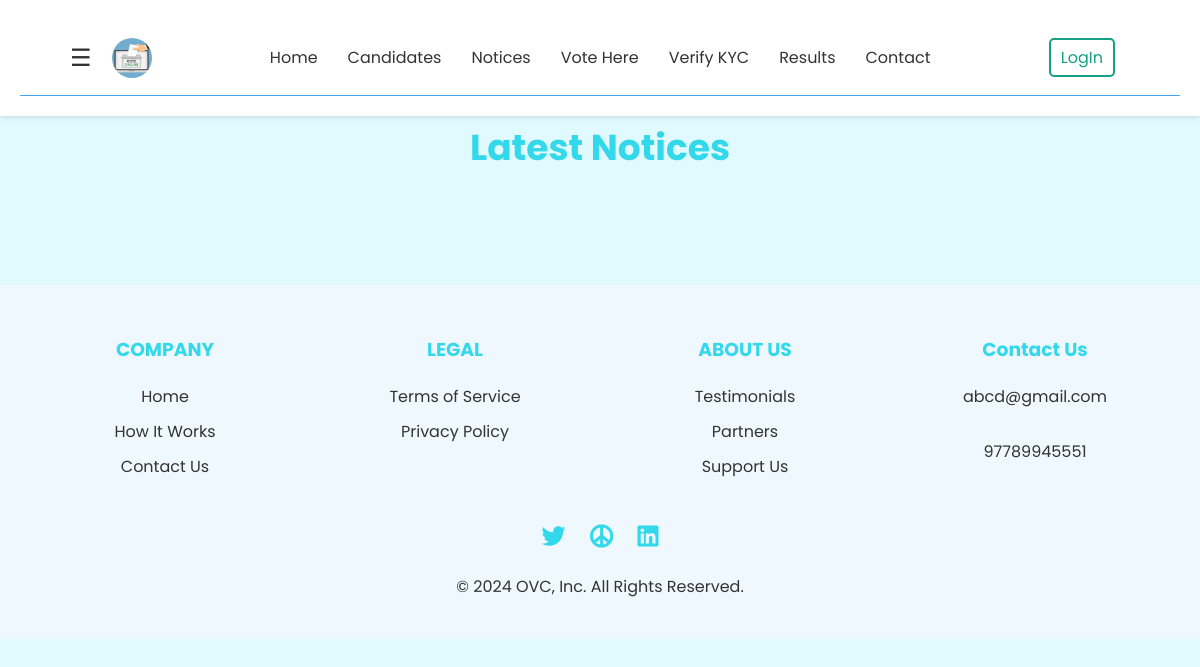
Before: /notices/ (signed in) with the older database file.
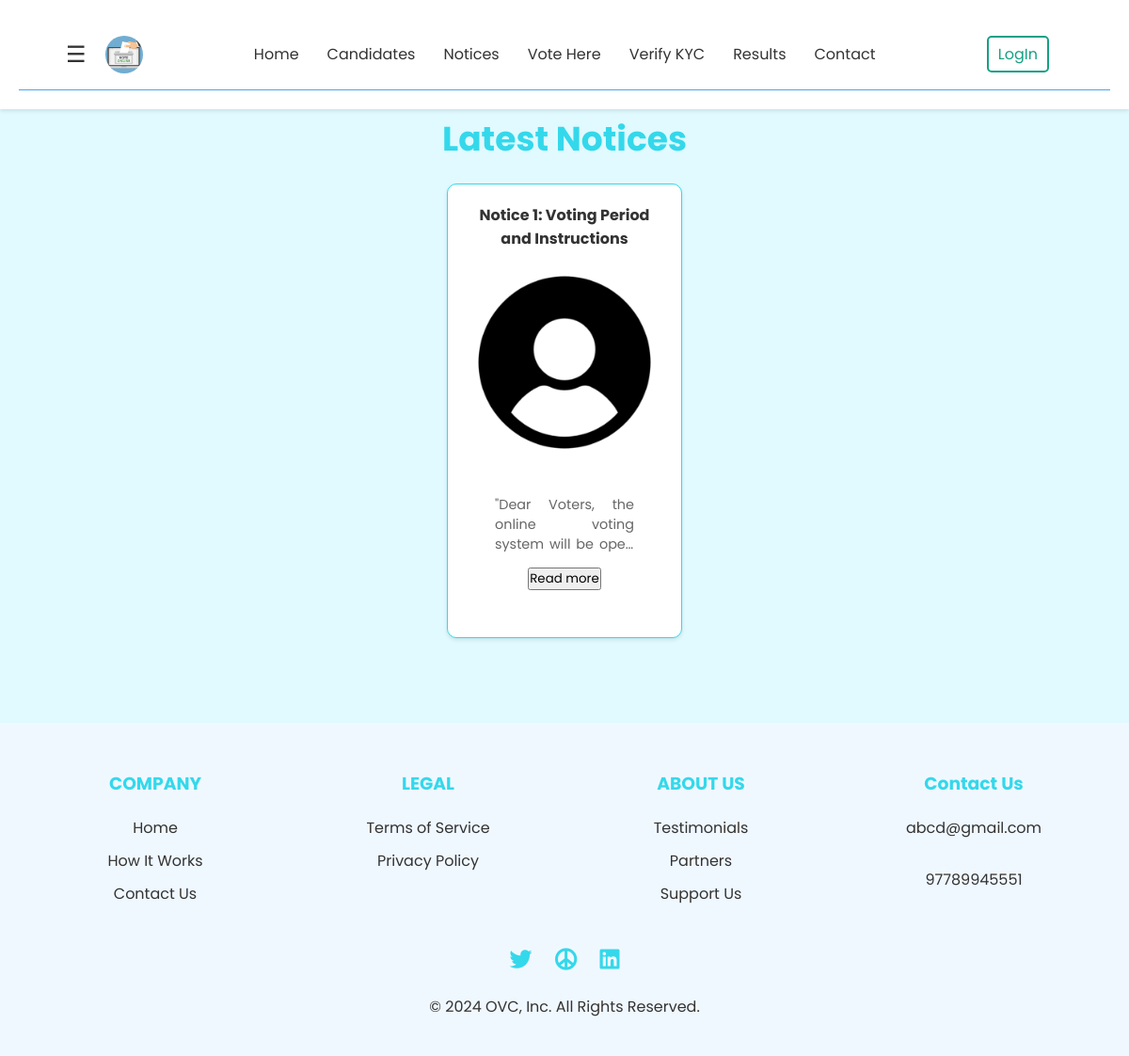
After: the same page with the newer database file.
### myapp/models.py (models this page shows, shortened)
class Notice(models.Model):
    notice_header = models.CharField(max_length=255)
    notice_img = models.ImageField(upload_to=get_notice_image_upload_path)
    notice_description = models.TextField()
    class Meta:
        db_table='notices'

### myapp/views.py (the view)
# urls.py: path('notices/',views.notices,name="notices"),
def notices(request):
    if not request.session.get('user_verified'):
        return redirect('userlogin')
    notices = Notice.objects.all()
    user_profile_picture = None
    user_full_name = None
    email = request.session.get('email')
    if email:
        try:
            profile_picture = ProfilePicture.objects.get(email=email)
            user_profile_picture = profile_picture.photo_front.url
        except ProfilePicture.DoesNotExist:
            user_profile_picture = None
        try:
            user_profile = UserProfile.objects.get(email=email)
            user_full_name = f"{user_profile.first_name} {user_profile.middle_name or ''} {user_profile.last_name}".strip()
        except UserProfile.DoesNotExist:
            pass
    return render(request, 'myapp/notices.html', {
        'notices': notices,
        'user_profile_picture': user_profile_picture,
        'user_full_name': user_full_name,
    })

### myapp/templates/myapp/notices.html (shortened to what the changed rows need)
<!DOCTYPE html>
<html lang="en">
<head>
    {% load static %}
    <link rel="stylesheet" href="https://cdnjs.cloudflare.com/ajax/libs/font-awesome/5.15.4/css/all.min.css">
    <link rel="stylesheet" href="{% static 'myapp/css/nav.css' %}">
    <link rel="stylesheet" href="{% static 'myapp/css/footer.css' %}">
    <link rel="stylesheet" href="{% static 'myapp/css/notices.css' %}">
</head>
<body>
    <main>
        <section class="candidate-section">
            <h1>Latest Notices</h1>
            <div class="candidate-container">
                {% for notice in notices %}
                <div class="candidate-card">
                    <p><strong>{{ notice.notice_header }}</strong></p>
                    <div class="profile-picture">
                        <img src="{{ notice.notice_img.url }}" alt="Notice Image">
                    </div>
                    <div class="candidate-details">
                       <div class="candidate-details">
    <p class="notice-description">{{ notice.notice_description }}</p>
    <button class="read-more">Read more</button>
                       </div>
                    </div>
                </div>
                {% endfor %}
            </div>
        </section>
    </main>
</body>
</html>

Changed rows visible on the page:
added Notice: notice_header "Notice 1: Voting Period and Instructions", notice_img (picture), notice_description "\"Dear Voters, the online voting system will be…"
